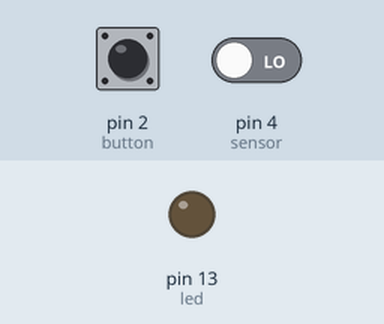
Bench run of a sketch on a simulated Arduino Uno, built with avr-gcc and run on an emulated ATmega328P. On the bench: output pins drawn as LEDs (lit = HIGH). Inputs (shaded band) come from the test bench; at power-on: pin 2 (button) LOW, pin 4 (sensor) LOW. What the sketch prints to the serial monitor is not drawn.

Above: at 1.2 s.
1.3 s: pin 2 (button) pulled HIGH for 0.15 s
At 2.4 s:
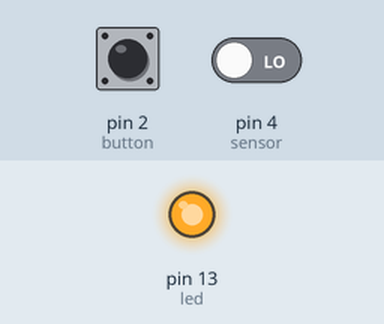
4.4 s: pin 2 (button) pulled HIGH for 1 s
At 5.5 s:
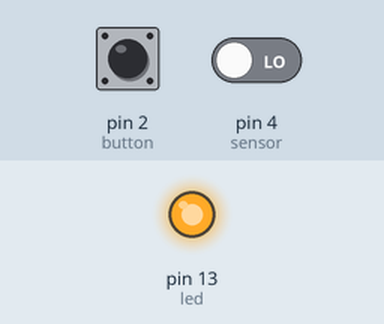
8.4 s: pin 2 (button) pulled HIGH for 3.2 s
At 17.1 s:
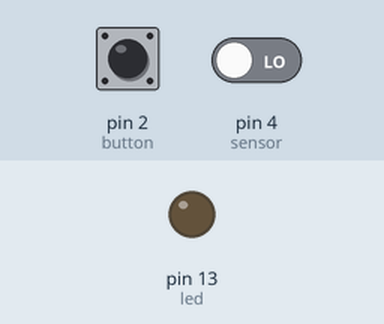
Timing chart, 0 to 18.6 s (numbered marks = the images above; inputs shaded):
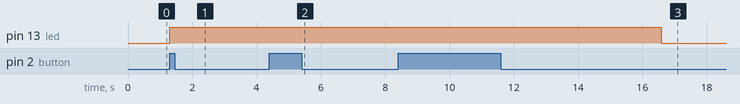

Measured:
- after the input at 1.3 s, pin 13 (led): LOW → HIGH at once
- after the input at 4.4 s, pin 13 (led): stays HIGH (without the input it goes to LOW after 2.0 s)
- after the input at 8.4 s, pin 13 (led): HIGH → LOW after 8.2 s instead of 2.0 s

The sketch:

hareket-sens_r-led.ino
```cpp
int led = 13;     // the pin that the LED is atteched to
int sensor = 4;   // the pin that the sensor is atteched to
int button = 2;
int state = LOW;  // by default, no motion detected
int val = 0;
bool isMotion = false;
bool isOpen = false;  // variable to store the sensor status (value)
int timeout = 5000;
int motiontime = 0;


void setup() {
  pinMode(led, OUTPUT);    // initalize LED as an output
  pinMode(sensor, INPUT);  // initialize sensor as an input
  Serial.begin(9600);      // initialize serial
  motiontime = millis();
}

void loop() {

  isMotion = digitalRead(sensor) == HIGH ||  digitalRead(button) == HIGH;

  if (isMotion) {
    isOpen = true;
    motiontime = millis();
    Serial.println("hareket algılandı");
  }

  if (motiontime + timeout < millis()) {
    isOpen = false;
    Serial.println("zaman doldu");
  }


  digitalWrite(led, isOpen ? HIGH : LOW);
}
```
